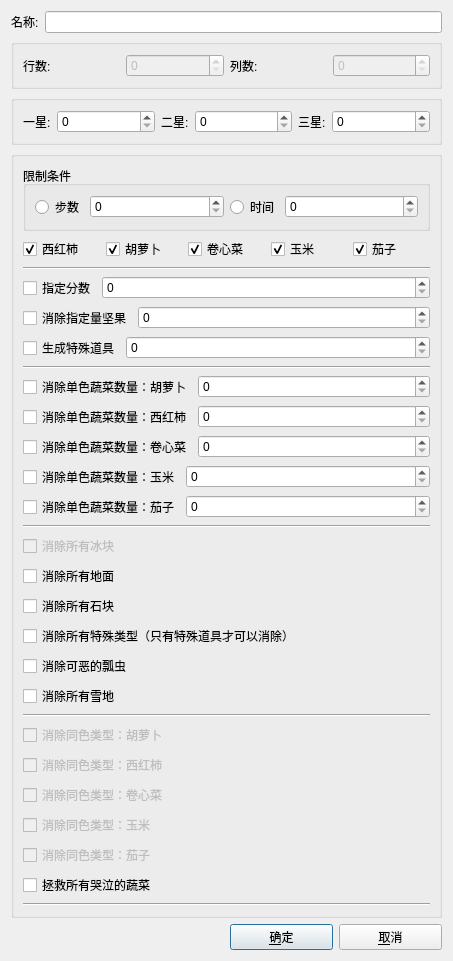
<?xml version="1.0" encoding="UTF-8"?>
<ui version="4.0">
 <class>NewLevelDialog</class>
 <widget class="QDialog" name="NewLevelDialog">
  <property name="geometry">
   <rect>
    <x>0</x>
    <y>0</y>
    <width>453</width>
    <height>824</height>
   </rect>
  </property>
  <property name="windowTitle">
   <string>Dialog</string>
  </property>
  <layout class="QGridLayout" name="gridLayout_2">
   <item row="5" column="1">
    <layout class="QHBoxLayout" name="horizontalLayout_2">
     <item>
      <widget class="QPushButton" name="pushButton">
       <property name="text">
        <string>&amp;确定</string>
       </property>
      </widget>
     </item>
     <item>
      <widget class="QPushButton" name="pushButton_2">
       <property name="text">
        <string>&amp;取消</string>
       </property>
      </widget>
     </item>
    </layout>
   </item>
   <item row="0" column="0" colspan="2">
    <layout class="QHBoxLayout" name="horizontalLayout_3">
     <item>
      <widget class="QLabel" name="label_3">
       <property name="text">
        <string>名称:</string>
       </property>
      </widget>
     </item>
     <item>
      <widget class="QLineEdit" name="lineEdit"/>
     </item>
    </layout>
   </item>
   <item row="1" column="0" colspan="2">
    <widget class="QGroupBox" name="horizontalGroupBox">
     <property name="sizePolicy">
      <sizepolicy hsizetype="Expanding" vsizetype="Fixed">
       <horstretch>0</horstretch>
       <verstretch>0</verstretch>
      </sizepolicy>
     </property>
     <property name="title">
      <string/>
     </property>
     <layout class="QHBoxLayout" name="horizontalLayout">
      <item>
       <widget class="QLabel" name="label">
        <property name="text">
         <string>行数:</string>
        </property>
       </widget>
      </item>
      <item>
       <widget class="QSpinBox" name="spinBox">
        <property name="enabled">
         <bool>false</bool>
        </property>
       </widget>
      </item>
      <item>
       <widget class="QLabel" name="label_2">
        <property name="text">
         <string>列数:</string>
        </property>
       </widget>
      </item>
      <item>
       <widget class="QSpinBox" name="spinBox_2">
        <property name="enabled">
         <bool>false</bool>
        </property>
       </widget>
      </item>
     </layout>
    </widget>
   </item>
   <item row="4" column="0" colspan="2">
    <widget class="QGroupBox" name="groupBox">
     <property name="sizePolicy">
      <sizepolicy hsizetype="Preferred" vsizetype="Expanding">
       <horstretch>0</horstretch>
       <verstretch>0</verstretch>
      </sizepolicy>
     </property>
     <property name="title">
      <string/>
     </property>
     <layout class="QGridLayout" name="gridLayout">
      <item row="0" column="0" colspan="2">
       <widget class="QGroupBox" name="horizontalGroupBox">
        <property name="title">
         <string>限制条件</string>
        </property>
        <layout class="QHBoxLayout" name="horizontalLayout_4">
         <item>
          <widget class="QRadioButton" name="radioButton_2">
           <property name="sizePolicy">
            <sizepolicy hsizetype="Fixed" vsizetype="Fixed">
             <horstretch>0</horstretch>
             <verstretch>0</verstretch>
            </sizepolicy>
           </property>
           <property name="text">
            <string>步数</string>
           </property>
          </widget>
         </item>
         <item>
          <widget class="QSpinBox" name="spinBox_3"/>
         </item>
         <item>
          <widget class="QRadioButton" name="radioButton">
           <property name="sizePolicy">
            <sizepolicy hsizetype="Fixed" vsizetype="Fixed">
             <horstretch>0</horstretch>
             <verstretch>0</verstretch>
            </sizepolicy>
           </property>
           <property name="text">
            <string>时间</string>
           </property>
          </widget>
         </item>
         <item>
          <widget class="QSpinBox" name="spinBox_4"/>
         </item>
        </layout>
       </widget>
      </item>
      <item row="9" column="0" colspan="2">
       <layout class="QHBoxLayout" name="horizontalLayout_44">
        <item>
         <widget class="QCheckBox" name="checkBox_40">
          <property name="sizePolicy">
           <sizepolicy hsizetype="Fixed" vsizetype="Fixed">
            <horstretch>0</horstretch>
            <verstretch>0</verstretch>
           </sizepolicy>
          </property>
          <property name="text">
           <string>消除单色蔬菜数量：西红柿</string>
          </property>
         </widget>
        </item>
        <item>
         <widget class="QSpinBox" name="spinBox_13"/>
        </item>
       </layout>
      </item>
      <item row="7" column="0" colspan="2">
       <widget class="Line" name="line_6">
        <property name="orientation">
         <enum>Qt::Horizontal</enum>
        </property>
       </widget>
      </item>
      <item row="1" column="0" colspan="2">
       <layout class="QHBoxLayout" name="horizontalLayout_7">
        <item>
         <widget class="QCheckBox" name="checkBox_6">
          <property name="text">
           <string>西红柿</string>
          </property>
          <property name="checked">
           <bool>true</bool>
          </property>
         </widget>
        </item>
        <item>
         <widget class="QCheckBox" name="checkBox_15">
          <property name="text">
           <string>胡萝卜</string>
          </property>
          <property name="checked">
           <bool>true</bool>
          </property>
         </widget>
        </item>
        <item>
         <widget class="QCheckBox" name="checkBox_5">
          <property name="text">
           <string>卷心菜</string>
          </property>
          <property name="checked">
           <bool>true</bool>
          </property>
         </widget>
        </item>
        <item>
         <widget class="QCheckBox" name="checkBox_4">
          <property name="text">
           <string>玉米</string>
          </property>
          <property name="checked">
           <bool>true</bool>
          </property>
         </widget>
        </item>
        <item>
         <widget class="QCheckBox" name="checkBox">
          <property name="text">
           <string>茄子</string>
          </property>
          <property name="checked">
           <bool>true</bool>
          </property>
         </widget>
        </item>
       </layout>
      </item>
      <item row="3" column="0" colspan="2">
       <layout class="QHBoxLayout" name="horizontalLayout_5">
        <item>
         <widget class="QCheckBox" name="checkBox_2">
          <property name="sizePolicy">
           <sizepolicy hsizetype="Fixed" vsizetype="Fixed">
            <horstretch>0</horstretch>
            <verstretch>0</verstretch>
           </sizepolicy>
          </property>
          <property name="text">
           <string>指定分数</string>
          </property>
         </widget>
        </item>
        <item>
         <widget class="QSpinBox" name="spinBox_9"/>
        </item>
       </layout>
      </item>
      <item row="23" column="0">
       <layout class="QHBoxLayout" name="horizontalLayout_14">
        <item>
         <widget class="QCheckBox" name="checkBox_13">
          <property name="enabled">
           <bool>false</bool>
          </property>
          <property name="text">
           <string>消除同色类型：西红柿</string>
          </property>
         </widget>
        </item>
       </layout>
      </item>
      <item row="6" column="0" colspan="2">
       <layout class="QHBoxLayout" name="horizontalLayout_28">
        <item>
         <widget class="QCheckBox" name="checkBox_8">
          <property name="sizePolicy">
           <sizepolicy hsizetype="Fixed" vsizetype="Fixed">
            <horstretch>0</horstretch>
            <verstretch>0</verstretch>
           </sizepolicy>
          </property>
          <property name="text">
           <string>生成特殊道具</string>
          </property>
         </widget>
        </item>
        <item>
         <widget class="QSpinBox" name="spinBox_11">
          <property name="sizePolicy">
           <sizepolicy hsizetype="Minimum" vsizetype="Fixed">
            <horstretch>0</horstretch>
            <verstretch>0</verstretch>
           </sizepolicy>
          </property>
         </widget>
        </item>
       </layout>
      </item>
      <item row="8" column="0" colspan="2">
       <layout class="QHBoxLayout" name="horizontalLayout_43">
        <item>
         <widget class="QCheckBox" name="checkBox_39">
          <property name="sizePolicy">
           <sizepolicy hsizetype="Fixed" vsizetype="Fixed">
            <horstretch>0</horstretch>
            <verstretch>0</verstretch>
           </sizepolicy>
          </property>
          <property name="text">
           <string>消除单色蔬菜数量：胡萝卜</string>
          </property>
         </widget>
        </item>
        <item>
         <widget class="QSpinBox" name="spinBox_12"/>
        </item>
       </layout>
      </item>
      <item row="22" column="0">
       <layout class="QHBoxLayout" name="horizontalLayout_13">
        <item>
         <widget class="QCheckBox" name="checkBox_12">
          <property name="enabled">
           <bool>false</bool>
          </property>
          <property name="text">
           <string>消除同色类型：胡萝卜</string>
          </property>
         </widget>
        </item>
       </layout>
      </item>
      <item row="15" column="0">
       <layout class="QHBoxLayout" name="horizontalLayout_10">
        <item>
         <widget class="QCheckBox" name="checkBox_9">
          <property name="text">
           <string>消除所有地面</string>
          </property>
         </widget>
        </item>
       </layout>
      </item>
      <item row="16" column="0">
       <layout class="QHBoxLayout" name="horizontalLayout_11">
        <item>
         <widget class="QCheckBox" name="checkBox_10">
          <property name="text">
           <string>消除所有石块</string>
          </property>
         </widget>
        </item>
       </layout>
      </item>
      <item row="17" column="0">
       <layout class="QHBoxLayout" name="horizontalLayout_12">
        <item>
         <widget class="QCheckBox" name="checkBox_11">
          <property name="text">
           <string>消除所有特殊类型（只有特殊道具才可以消除）</string>
          </property>
         </widget>
        </item>
       </layout>
      </item>
      <item row="14" column="0">
       <layout class="QHBoxLayout" name="horizontalLayout_6">
        <item>
         <widget class="QCheckBox" name="checkBox_3">
          <property name="enabled">
           <bool>false</bool>
          </property>
          <property name="text">
           <string>消除所有冰块</string>
          </property>
         </widget>
        </item>
       </layout>
      </item>
      <item row="5" column="0" colspan="2">
       <layout class="QHBoxLayout" name="horizontalLayout_8">
        <item>
         <widget class="QCheckBox" name="checkBox_7">
          <property name="sizePolicy">
           <sizepolicy hsizetype="Fixed" vsizetype="Fixed">
            <horstretch>0</horstretch>
            <verstretch>0</verstretch>
           </sizepolicy>
          </property>
          <property name="text">
           <string>消除指定量坚果</string>
          </property>
         </widget>
        </item>
        <item>
         <widget class="QSpinBox" name="spinBox_10"/>
        </item>
       </layout>
      </item>
      <item row="10" column="0" colspan="2">
       <layout class="QHBoxLayout" name="horizontalLayout_45">
        <item>
         <widget class="QCheckBox" name="checkBox_41">
          <property name="sizePolicy">
           <sizepolicy hsizetype="Fixed" vsizetype="Fixed">
            <horstretch>0</horstretch>
            <verstretch>0</verstretch>
           </sizepolicy>
          </property>
          <property name="text">
           <string>消除单色蔬菜数量：卷心菜</string>
          </property>
         </widget>
        </item>
        <item>
         <widget class="QSpinBox" name="spinBox_14"/>
        </item>
       </layout>
      </item>
      <item row="11" column="0" colspan="2">
       <layout class="QHBoxLayout" name="horizontalLayout_46">
        <item>
         <widget class="QCheckBox" name="checkBox_42">
          <property name="sizePolicy">
           <sizepolicy hsizetype="Fixed" vsizetype="Fixed">
            <horstretch>0</horstretch>
            <verstretch>0</verstretch>
           </sizepolicy>
          </property>
          <property name="text">
           <string>消除单色蔬菜数量：玉米</string>
          </property>
         </widget>
        </item>
        <item>
         <widget class="QSpinBox" name="spinBox_15"/>
        </item>
       </layout>
      </item>
      <item row="12" column="0" colspan="2">
       <layout class="QHBoxLayout" name="horizontalLayout_47">
        <item>
         <widget class="QCheckBox" name="checkBox_43">
          <property name="sizePolicy">
           <sizepolicy hsizetype="Fixed" vsizetype="Fixed">
            <horstretch>0</horstretch>
            <verstretch>0</verstretch>
           </sizepolicy>
          </property>
          <property name="text">
           <string>消除单色蔬菜数量：茄子</string>
          </property>
         </widget>
        </item>
        <item>
         <widget class="QSpinBox" name="spinBox_16"/>
        </item>
       </layout>
      </item>
      <item row="13" column="0" colspan="2">
       <widget class="Line" name="line">
        <property name="orientation">
         <enum>Qt::Horizontal</enum>
        </property>
       </widget>
      </item>
      <item row="20" column="0" colspan="2">
       <widget class="Line" name="line_5">
        <property name="orientation">
         <enum>Qt::Horizontal</enum>
        </property>
       </widget>
      </item>
      <item row="28" column="0" colspan="2">
       <widget class="Line" name="line_2">
        <property name="orientation">
         <enum>Qt::Horizontal</enum>
        </property>
       </widget>
      </item>
      <item row="2" column="0" colspan="2">
       <widget class="Line" name="line_3">
        <property name="orientation">
         <enum>Qt::Horizontal</enum>
        </property>
       </widget>
      </item>
      <item row="26" column="0">
       <layout class="QHBoxLayout" name="horizontalLayout_26">
        <item>
         <widget class="QCheckBox" name="checkBox_26">
          <property name="enabled">
           <bool>false</bool>
          </property>
          <property name="text">
           <string>消除同色类型：茄子</string>
          </property>
         </widget>
        </item>
       </layout>
      </item>
      <item row="24" column="0">
       <layout class="QHBoxLayout" name="horizontalLayout_24">
        <item>
         <widget class="QCheckBox" name="checkBox_14">
          <property name="enabled">
           <bool>false</bool>
          </property>
          <property name="text">
           <string>消除同色类型：卷心菜</string>
          </property>
         </widget>
        </item>
       </layout>
      </item>
      <item row="25" column="0">
       <layout class="QHBoxLayout" name="horizontalLayout_25">
        <item>
         <widget class="QCheckBox" name="checkBox_25">
          <property name="enabled">
           <bool>false</bool>
          </property>
          <property name="text">
           <string>消除同色类型：玉米</string>
          </property>
         </widget>
        </item>
       </layout>
      </item>
      <item row="27" column="0">
       <widget class="QCheckBox" name="checkBox_16">
        <property name="text">
         <string>拯救所有哭泣的蔬菜</string>
        </property>
       </widget>
      </item>
      <item row="18" column="0">
       <widget class="QCheckBox" name="checkBox_17">
        <property name="enabled">
         <bool>true</bool>
        </property>
        <property name="text">
         <string>消除可恶的瓢虫</string>
        </property>
       </widget>
      </item>
      <item row="19" column="0">
       <widget class="QCheckBox" name="checkBox_18">
        <property name="enabled">
         <bool>true</bool>
        </property>
        <property name="text">
         <string>消除所有雪地</string>
        </property>
       </widget>
      </item>
     </layout>
    </widget>
   </item>
   <item row="3" column="0" colspan="2">
    <layout class="QHBoxLayout" name="horizontalLayout_15"/>
   </item>
   <item row="2" column="0" colspan="2">
    <widget class="QGroupBox" name="horizontalGroupBox_2">
     <property name="sizePolicy">
      <sizepolicy hsizetype="Expanding" vsizetype="Fixed">
       <horstretch>0</horstretch>
       <verstretch>0</verstretch>
      </sizepolicy>
     </property>
     <property name="title">
      <string/>
     </property>
     <layout class="QHBoxLayout" name="horizontalLayout_16">
      <item>
       <widget class="QLabel" name="label_6">
        <property name="sizePolicy">
         <sizepolicy hsizetype="Fixed" vsizetype="Preferred">
          <horstretch>0</horstretch>
          <verstretch>0</verstretch>
         </sizepolicy>
        </property>
        <property name="text">
         <string>一星:</string>
        </property>
       </widget>
      </item>
      <item>
       <widget class="QSpinBox" name="spinBox_7"/>
      </item>
      <item>
       <widget class="QLabel" name="label_4">
        <property name="sizePolicy">
         <sizepolicy hsizetype="Fixed" vsizetype="Preferred">
          <horstretch>0</horstretch>
          <verstretch>0</verstretch>
         </sizepolicy>
        </property>
        <property name="text">
         <string>二星:</string>
        </property>
       </widget>
      </item>
      <item>
       <widget class="QSpinBox" name="spinBox_6"/>
      </item>
      <item>
       <widget class="QLabel" name="label_5">
        <property name="sizePolicy">
         <sizepolicy hsizetype="Fixed" vsizetype="Preferred">
          <horstretch>0</horstretch>
          <verstretch>0</verstretch>
         </sizepolicy>
        </property>
        <property name="text">
         <string>三星:</string>
        </property>
       </widget>
      </item>
      <item>
       <widget class="QSpinBox" name="spinBox_5"/>
      </item>
     </layout>
    </widget>
   </item>
  </layout>
 </widget>
 <resources/>
 <connections>
  <connection>
   <sender>pushButton_2</sender>
   <signal>clicked()</signal>
   <receiver>NewLevelDialog</receiver>
   <slot>reject()</slot>
   <hints>
    <hint type="sourcelabel">
     <x>325</x>
     <y>237</y>
    </hint>
    <hint type="destinationlabel">
     <x>386</x>
     <y>250</y>
    </hint>
   </hints>
  </connection>
  <connection>
   <sender>pushButton</sender>
   <signal>clicked()</signal>
   <receiver>NewLevelDialog</receiver>
   <slot>accept()</slot>
   <hints>
    <hint type="sourcelabel">
     <x>253</x>
     <y>234</y>
    </hint>
    <hint type="destinationlabel">
     <x>185</x>
     <y>249</y>
    </hint>
   </hints>
  </connection>
 </connections>
</ui>
